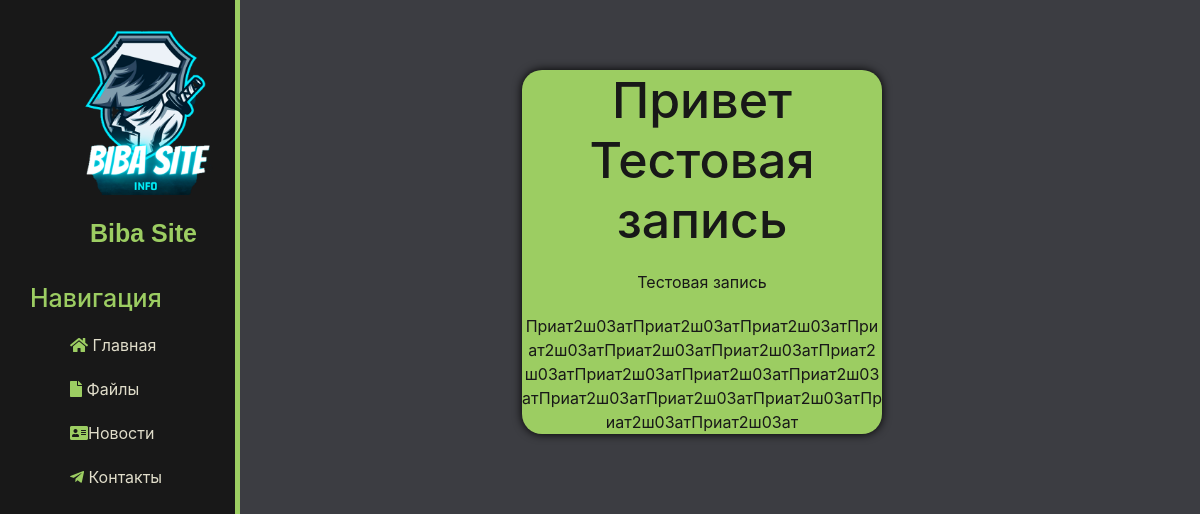
The page / on the database its author committed.
### mainapp/models.py (models this page shows, shortened)
class Home(models.Model):
    title = models.CharField('Заголовок', max_length=200)
    anons = models.CharField('Анонс', max_length=200)
    full_text = models.TextField('Описание')

### mainapp/views.py (the view)
# urls.py: path('', views.layout, name='home'),
def layout(request):
    con_home = Home.objects.all()
    return render(request, 'main/layout.html', {'con_home':con_home})

### mainapp/templates/main/layout.html (shortened to what this page needs)
{% load static %}
<!doctype html>
<html lang="ru">
<head>
    <link href="https://maxcdn.bootstrapcdn.com/bootstrap/4.5.2/css/bootstrap.min.css" rel="stylesheet">
    <link rel="stylesheet" href={% static "main/css/main.css"%}>
    <link rel="stylesheet" href="https://use.fontawesome.com/releases/v5.8.2/css/all.css">
</head>
<body>
<aside class="d-none d-lg-block">
    <img src="{% static 'main/img/logo_ann.png' %}" alt="Логотип">
    <span class="logo">Biba Site</span>
    <h3> Навигация </h3>
    <ul>
         <a href="{% url 'home' %}"><li><i class="fas fa-home" style="color: #9CCD62"></i> Главная </li></a>
        <a href="{% url 'file' %}"><li><i class="fas fa-file" style="color: #9CCD62;"></i> Файлы </li></a>
        <a href="{% url 'news' %}"><li><i class="fas fa-address-card" style="color:#9CCD62 "></i>Новости</li></a>
        <a href="{% url 'about' %}"><li><i class="fab fa-telegram-plane" style="color: #9CCD62;"></i> Контакты</li></a>
    </ul>
</aside>
<main>
    {% block content %}
        <div class="features">
        {% for Home in con_home  %}
            <div class="content-home">
                <h1> {{ Home.title }} </h1>
                <p> {{ Home.anons }}</p>
                <p> {{ Home.full_text }}</p>
            </div>
        {% endfor %}
        </div>
    {% endblock %}
</main
</body>
</html>

### mainapp/static/main/css/main.css (style rules this page uses)
body { background: #3C3D42; }
aside { float: left; background: #181818; width: 20%; padding: 2.5%; height: 168vh; color: #9CCD62; border-right: 5px solid; }
aside img { width: 220px; float: left; }
.logo { font-family: sans-serif; font-size: 25px; margin-left: 60px; font-weight: bold; position: relative; top: 20px; }
aside h3 { margin-top: 50px; font-size: 25px; }
aside ul { list-style: none; }
aside ul a { color: #E0DDCA; display: block; margin-top: 20px; transition: all .8s ease; }
main .features { float:left; color: #E0DDCA; margin-top: 50px; text-align: center; width: 77%; }
main .features { float: left; color: #E0DDCA; margin-top: 50px; text-align: center; width: 77%; }
main .features h1 { font-size: 50px; text-align: center; }
main .features p { text-align: center; max-width: 700px; margin: 20px auto; }
.features { box-sizing: border-box; max-width: 90%; margin: 0 auto; }
.features .content-home { background-color: #9CCD62; color: #181818; max-height: 500px; word-wrap: break-word; box-sizing: border-box; border-radius: 20px; box-shadow: 0 0 10px rgba(0, 0, 0, 10); width: 360px; margin: 20px auto; text-align: center; }
.features .content-home h1 { text-align: center; max-width: 700px; margin: 20px auto; }

### rows shown on the page
Home: title "Привет Тестовая запись", anons "Тестовая запись", full_text "Приат2ш03атПриат2ш03атПриат2ш03атПриат2ш03атПриат2ш03атПриат2ш03атПриат2ш03атПриат2ш03атПриат2ш03атПриат2ш03атПриат2ш03атПриат2ш03атПриат2ш03атПриат2ш03атПриат2ш03ат"
